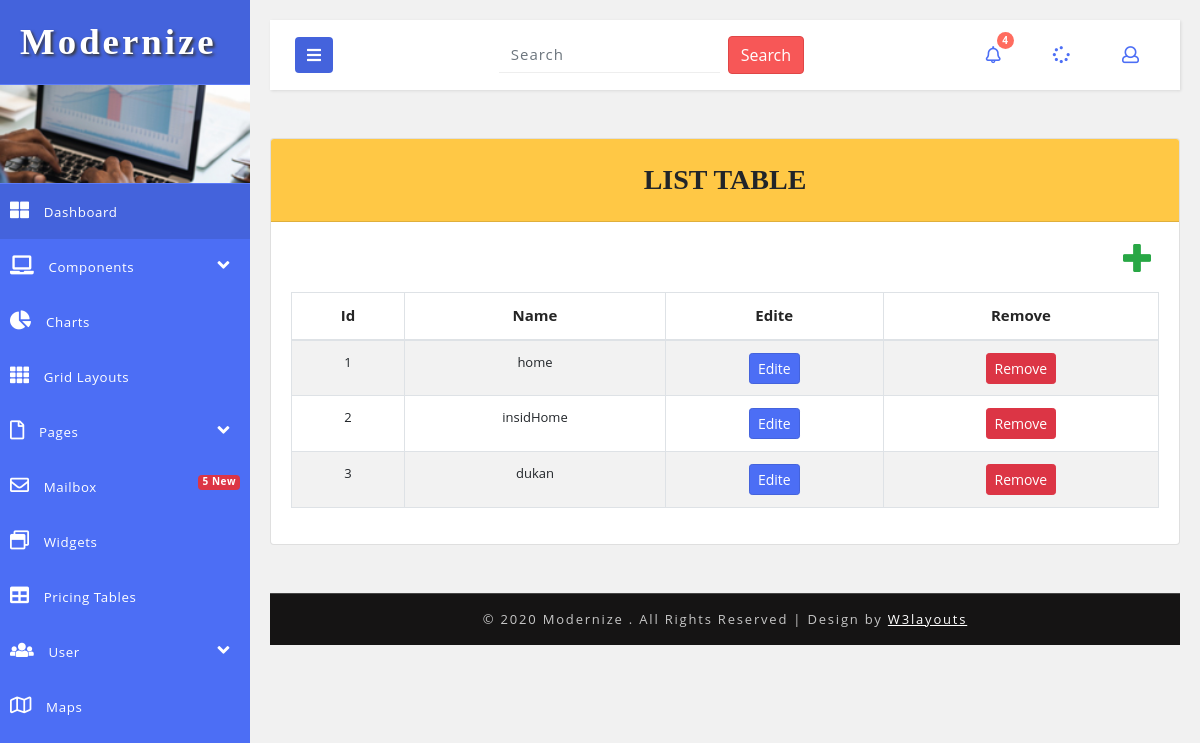
Page /panel/listCategory/ on the earlier database version.
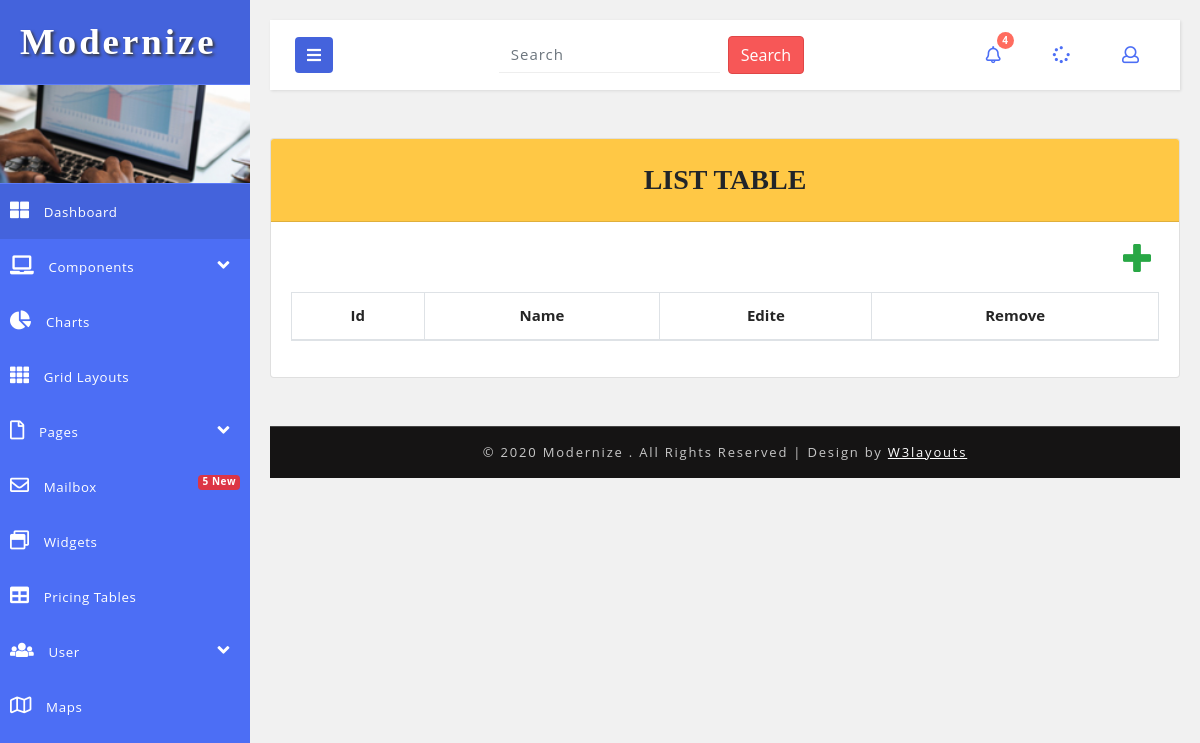
Same page on the later database version.
### category/models.py (models this page shows)
class category(models.Model):
    name = models.CharField(max_length=30,default='')

### main/views.py (the view)
# urls.py: url(r'^panel/listCategory/$',views.listCategory,name='listCategory'),
def listCategory(request):
    cat = category.objects.all()
    return render(request,'back/listeCategory.html',{'cat':cat})

### main/templates/back/listeCategory.html
{% extends 'back/master.html' %}
{% load static %}
{% block bodyblock%}
<div class="card">
  <h3 class="card-header text-center font-weight-bold text-uppercase py-4">List  table</h3>
  <div class="card-body">
    <div id="table" class="table-editable">
      <span class="table-add float-right mb-3 mr-2"><a href="#!" class="text-success"><i
            class="fas fa-plus fa-2x" aria-hidden="true"></i></a></span>
      <table class="table table-bordered table-responsive-md table-striped text-center">
        <thead>
          <tr>
            <th class="text-center"> Id</th>
            <th class="text-center"> Name</th>
            <th class="text-center">Edite</th>
            <th class="text-center">Remove</th>
          </tr>
        </thead>
        <tbody>
        {% for i in cat%}
          <tr>
            <td class="pt-3-half" contenteditable="true">{{ i.pk}}</td>
            <td class="pt-3-half" contenteditable="true">{{ i.name}}</td>
            <td class="pt-3-half">
                <a href=" {%url 'ediTP' pk=i.pk  %}" > <span class="table-edit"><button type="button"
                  class="btn btn-primary btn-rounded btn-sm my-0">Edite</button></span></a>
            </td>
            <td>
             <a  href=" {%url 'deteteP' pk=i.pk  %}" > <span class="table-remove"><button type="button"
                  class="btn btn-danger btn-rounded btn-sm my-0">Remove</button></span></a>
            </td>
          </tr>
        {% endfor%}
        </tbody>
      </table>
    </div>
  </div>
</div>
{% endblock %}

### main/templates/back/master.html (shortened to what this page needs)
{% load static%}
<!DOCTYPE html>
<html lang="en">
<head>
    <link href=" {% static 'back/css/bootstrap.css'%}" rel="stylesheet" type="text/css" media="all" />
    <link rel="stylesheet" href=" {% static 'back/css/bar.css'%}">
    <link rel="stylesheet" type="text/css" href=" {% static 'back/css/pignose.calender.css'%}" />
    <link href=" {% static 'back/css/style.css'%}" rel="stylesheet" type="text/css" media="all" />
    <link rel="stylesheet" href=" {% static 'back/css/style4.css'%}">
    <link href=" {% static 'back/css/fontawesome-all.css'%}" rel="stylesheet">
</head>
<body>
    <div class="wrapper">
        <nav id="sidebar">
            <div class="sidebar-header">
                <h1>
                    <a href=" {% static 'back/index.html">Modernize</a>
                </h1>
            </div>
            <div class="profile-bg"></div>
            <ul class="list-unstyled components">
                <li class="active">
                    <a href=" {% static 'back/index.html">
                        <i class="fas fa-th-large"></i>
                        Dashboard
                    </a>
                </li>
                <li>
                    <a href=" {% static 'back/#homeSubmenu" data-toggle="collapse" aria-expanded="false">
                        <i class="fas fa-laptop"></i>
                        Components
                        <i class="fas fa-angle-down fa-pull-right"></i>
                    </a>
                </li>
                <li>
                    <a href=" {% static 'back/charts.html">
                        <i class="fas fa-chart-pie"></i>
                        Charts
                    </a>
                </li>
                <li>
                    <a href=" {% static 'back/grids.html">
                        <i class="fas fa-th"></i>
                        Grid Layouts
                    </a>
                </li>
                <li>
                    <a href=" {% static 'back/#pageSubmenu1" data-toggle="collapse" aria-expanded="false">
                        <i class="far fa-file"></i>
                        Pages
                        <i class="fas fa-angle-down fa-pull-right"></i>
                    </a>
                </li>
                <li>
                    <a href=" {% static 'back/mailbox.html">
                        <i class="far fa-envelope"></i>
                        Mailbox
                        <span class="badge badge-secondary float-md-right bg-danger">5 New</span>
                    </a>
                </li>
                <li>
                    <a href=" {% static 'back/widgets.html">
                        <i class="far fa-window-restore"></i>
                        Widgets
                    </a>
                </li>
                <li>
                    <a href=" {% static 'back/pricing.html">
                        <i class="fas fa-table"></i>
                        Pricing Tables
                    </a>
                </li>
                <li>
                    <a href=" {% static 'back/#pageSubmenu3" data-toggle="collapse" aria-expanded="false">
                        <i class="fas fa-users"></i>
                        User
                        <i class="fas fa-angle-down fa-pull-right"></i>
                    </a>
                </li>
                <li>
                    <a href=" {% static 'back/maps.html">
                        <i class="far fa-map"></i>
                        Maps
                    </a>
                </li>
            </ul>
        </nav>
        <div id="content">
            <nav class="navbar navbar-default mb-xl-5 mb-4">
                <div class="container-fluid">
                    <div class="navbar-header">
                        <button type="button" id="sidebarCollapse" class="btn btn-info navbar-btn">
                            <i class="fas fa-bars"></i>
                        </button>
                    </div>
                    <form action="#" method="post" class="form-inline mx-auto search-form">
                        <input class="form-control mr-sm-2" type="search" placeholder="Search" aria-label="Search" required="">
                        <button class="btn btn-style my-2 my-sm-0" type="submit">Search</button>
                    </form>
                    <ul class="top-icons-agileits-w3layouts float-right">
                        <li class="nav-item dropdown">
                            <a class="nav-link dropdown-toggle" href=" {% static 'back/#" id="navbarDropdown" role="button" data-toggle="dropdown" aria-haspopup="true"
                                aria-expanded="false">
                                <i class="far fa-bell"></i>
                                <span class="badge">4</span>
                            </a>
                        </li>
                        <li class="nav-item dropdown mx-3">
                            <a class="nav-link dropdown-toggle" href=" {% static 'back/#" id="navbarDropdown1" role="button" data-toggle="dropdown" aria-haspopup="true"
                                aria-expanded="false">
                                <i class="fas fa-spinner"></i>
                            </a>
                        </li>
                        <li class="nav-item dropdown">
                            <a class="nav-link dropdown-toggle" href=" {% static 'back/#" id="navbarDropdown2" role="button" data-toggle="dropdown" aria-haspopup="true"
                                aria-expanded="false">
                                <i class="far fa-user"></i>
                            </a>
                        </li>
                    </ul>
                </div>
            </nav>
         {%  block  bodyblock%}
            <div class="copyright-w3layouts py-xl-3 py-2 mt-xl-5 mt-4 text-center">
                <p>© 2020 Modernize . All Rights Reserved | Design by
                    <a href=" {% static 'back/http://w3layouts.com/"> W3layouts </a>
                </p>
            </div>
        </div>
    </div>
    <link href=" {% static 'back/css/simplyCountdown.css'%}" rel='stylesheet' type='text/css' />
</body>
</html>

### main/static/back/css/style.css (style rules this page uses)
html, body { margin: 0; font-size: 100%; font-family: 'Open Sans', sans-serif; background: #fff; }
body a { text-decoration: none; transition: 0.5s all; -webkit-transition: 0.5s all; -moz-transition: 0.5s all; -o-transition: 0.5s all; -ms-transition: 0.5s all; }
input[type="button"], button[type="submit"] { transition: 0.5s all; -webkit-transition: 0.5s all; -moz-transition: 0.5s all; -o-transition: 0.5s all; -ms-transition: 0.5s all; }
h1, h2, h3, h4, h5, h6 { margin: 0; font-family: 'Poiret One', cursive; font-weight: 700; }
p { margin: 0; }
ul { margin: 0; padding: 0; }
ul li { list-style: none; }
.btn-style { background: #f75757; color: #fff; border-color: #e04646; }
.profile-bg { border: 1px solid #5d7cf7; border-left: none; border-right: none; background: url(../images/menu1.jpg)no-repeat 0px 0px; -webkit-background-size: cover; -moz-background-size: cover; -o-background-size: cover; -ms-background-size: cover; background-size: cover; min-height: 100px; }
.top-icons-agileits-w3layouts .dropdown-toggle::after { display: none; }
.search-form.form-inline .form-control { background: none; border: none; border-bottom: 1px solid #eee; font-size: 15px; letter-spacing: 1px; border-radius: 0px; }
.top-icons-agileits-w3layouts li { list-style: none; display: inline-block; }
ul.top-icons-agileits-w3layouts a.nav-link i { display: inline-block; font-size: 17px; color: #4c6ef5; }
.top-icons-agileits-w3layouts span.badge { font-size: 10px; font-weight: bold; color: #FFF; background: #ff6c5f; line-height: 13px; width: 17px; height: 17px; border-radius: 2em; -webkit-border-radius: 2em; -moz-border-radius: 2em; -o-border-radius: 2em; text-align: center; display: inline-block; position: absolute; top: -8%; right: 3px; padding: 2px 0 0; }
.dropdown { display: none; padding: 0; list-style: none; }
.copyright-w3layouts p { color: #c7c7c7; font-size: 13px; letter-spacing: 1.8px; text-align: center; font-weight: 400; }
.copyright-w3layouts p a { color: #fff; text-decoration: underline; }
.copyright-w3layouts { background: #151414; border-top: 1px solid #464646; }
.card-header { background: #ffc845; }
ul.list-unstyled li { font-size: 14px; letter-spacing: 1px; color: #7d7d7d; }
.table th, .table td { padding: 0.74rem; vertical-align: top; border-top: 1px solid #dee2e6; font-size: 13px; }
.table th { color: #252525; font-size: 15px; }

### main/static/back/css/style4.css (style rules this page uses)
body { font-family: 'Open Sans', sans-serif; background: #f1f1f1; }
p { font-family: 'Open Sans', sans-serif; }
a, a:hover, a:focus { color: inherit; text-decoration: none; transition: all 0.3s; }
.navbar { padding: 15px 10px; background: #fff; border: none; border-radius: 0; box-shadow: 1px 1px 3px rgba(0, 0, 0, 0.1); }
.navbar-btn { box-shadow: none; outline: none !important; border: none; background: #4463dc; }
i, span { display: inline-block; }
.wrapper { display: flex; align-items: stretch; }
#sidebar { min-width: 250px; max-width: 250px; background: #4c6ef5; color: #fff; transition: all 0.3s; }
.sidebar-header h1 { font-size: 2.3em; letter-spacing: 3px; color: #fff; text-shadow: 2px 2px 3px #39393a; }
#sidebar ul li a { text-align: left; }
#sidebar .sidebar-header { padding: 20px; background: #4463dc; }
#sidebar ul li a { padding: 16px 10px; font-size: .95em; letter-spacing: 0.6px; display: block; color: #fff; font-weight: 400; }
#sidebar ul li a i { margin-right: 10px; font-size: 19px; }
#sidebar ul li.active>a, #sidebar a[aria-expanded="true"] { color: #fff; background: #4463dc; }
#content { padding: 20px; min-height: 100vh; transition: all 0.3s; overflow: hidden; width: 100%; }

Differences in the rows shown:
removed category: pk "1", name "home"
removed category: pk "2", name "insidHome"
removed category: pk "3", name "dukan"
